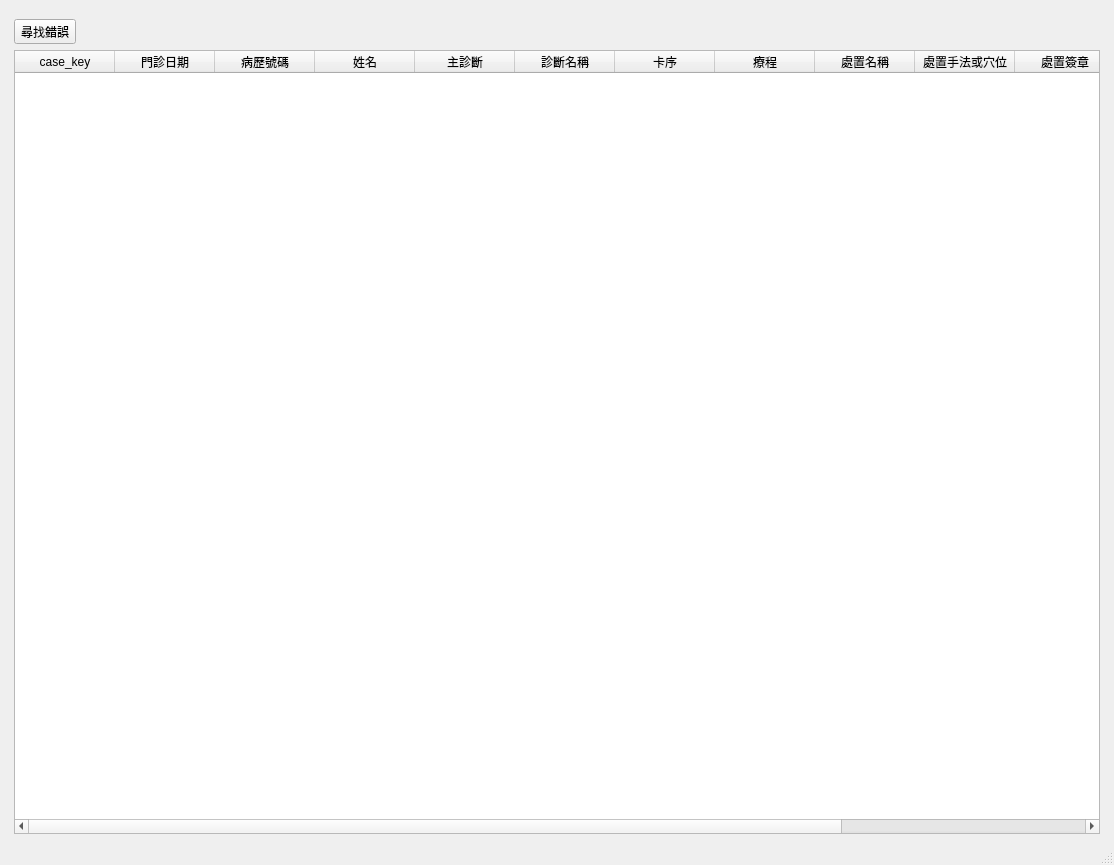
<?xml version="1.0" encoding="UTF-8"?>
<ui version="4.0">
 <class>WindowCheckTreat</class>
 <widget class="QMainWindow" name="WindowCheckTreat">
  <property name="geometry">
   <rect>
    <x>0</x>
    <y>0</y>
    <width>1114</width>
    <height>865</height>
   </rect>
  </property>
  <property name="windowTitle">
   <string>處置檢查</string>
  </property>
  <widget class="QWidget" name="centralwidget">
   <layout class="QHBoxLayout" name="horizontalLayout">
    <item>
     <layout class="QVBoxLayout" name="verticalLayout">
      <property name="leftMargin">
       <number>5</number>
      </property>
      <property name="topMargin">
       <number>10</number>
      </property>
      <property name="rightMargin">
       <number>5</number>
      </property>
      <item>
       <widget class="QToolButton" name="toolButton_find_error">
        <property name="text">
         <string>尋找錯誤</string>
        </property>
        <property name="icon">
         <iconset>
          <normaloff>../icons/edit-find.png</normaloff>../icons/edit-find.png</iconset>
        </property>
        <property name="toolButtonStyle">
         <enum>Qt::ToolButtonTextBesideIcon</enum>
        </property>
       </widget>
      </item>
      <item>
       <layout class="QVBoxLayout" name="verticalLayout_5">
        <item>
         <widget class="QTableWidget" name="tableWidget_prescript">
          <property name="editTriggers">
           <set>QAbstractItemView::NoEditTriggers</set>
          </property>
          <property name="selectionMode">
           <enum>QAbstractItemView::SingleSelection</enum>
          </property>
          <property name="selectionBehavior">
           <enum>QAbstractItemView::SelectRows</enum>
          </property>
          <column>
           <property name="text">
            <string>case_key</string>
           </property>
          </column>
          <column>
           <property name="text">
            <string>門診日期</string>
           </property>
          </column>
          <column>
           <property name="text">
            <string>病歷號碼</string>
           </property>
          </column>
          <column>
           <property name="text">
            <string>姓名</string>
           </property>
          </column>
          <column>
           <property name="text">
            <string>主診斷</string>
           </property>
          </column>
          <column>
           <property name="text">
            <string>診斷名稱</string>
           </property>
          </column>
          <column>
           <property name="text">
            <string>卡序</string>
           </property>
          </column>
          <column>
           <property name="text">
            <string>療程</string>
           </property>
          </column>
          <column>
           <property name="text">
            <string>處置名稱</string>
           </property>
          </column>
          <column>
           <property name="text">
            <string>處置手法或穴位</string>
           </property>
          </column>
          <column>
           <property name="text">
            <string>處置簽章</string>
           </property>
          </column>
          <column>
           <property name="text">
            <string>主治醫師</string>
           </property>
          </column>
          <column>
           <property name="text">
            <string>錯誤訊息</string>
           </property>
          </column>
         </widget>
        </item>
       </layout>
      </item>
     </layout>
    </item>
   </layout>
  </widget>
  <widget class="QStatusBar" name="statusbar"/>
  <widget class="QMenuBar" name="menubar">
   <property name="geometry">
    <rect>
     <x>0</x>
     <y>0</y>
     <width>1114</width>
     <height>24</height>
    </rect>
   </property>
  </widget>
 </widget>
 <resources/>
 <connections/>
</ui>
